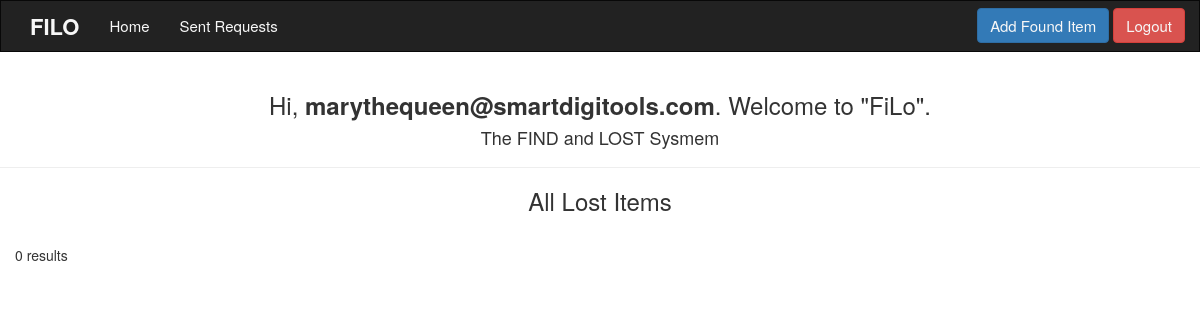
The page /welcome.php (signed in) on the database as committed earlier.
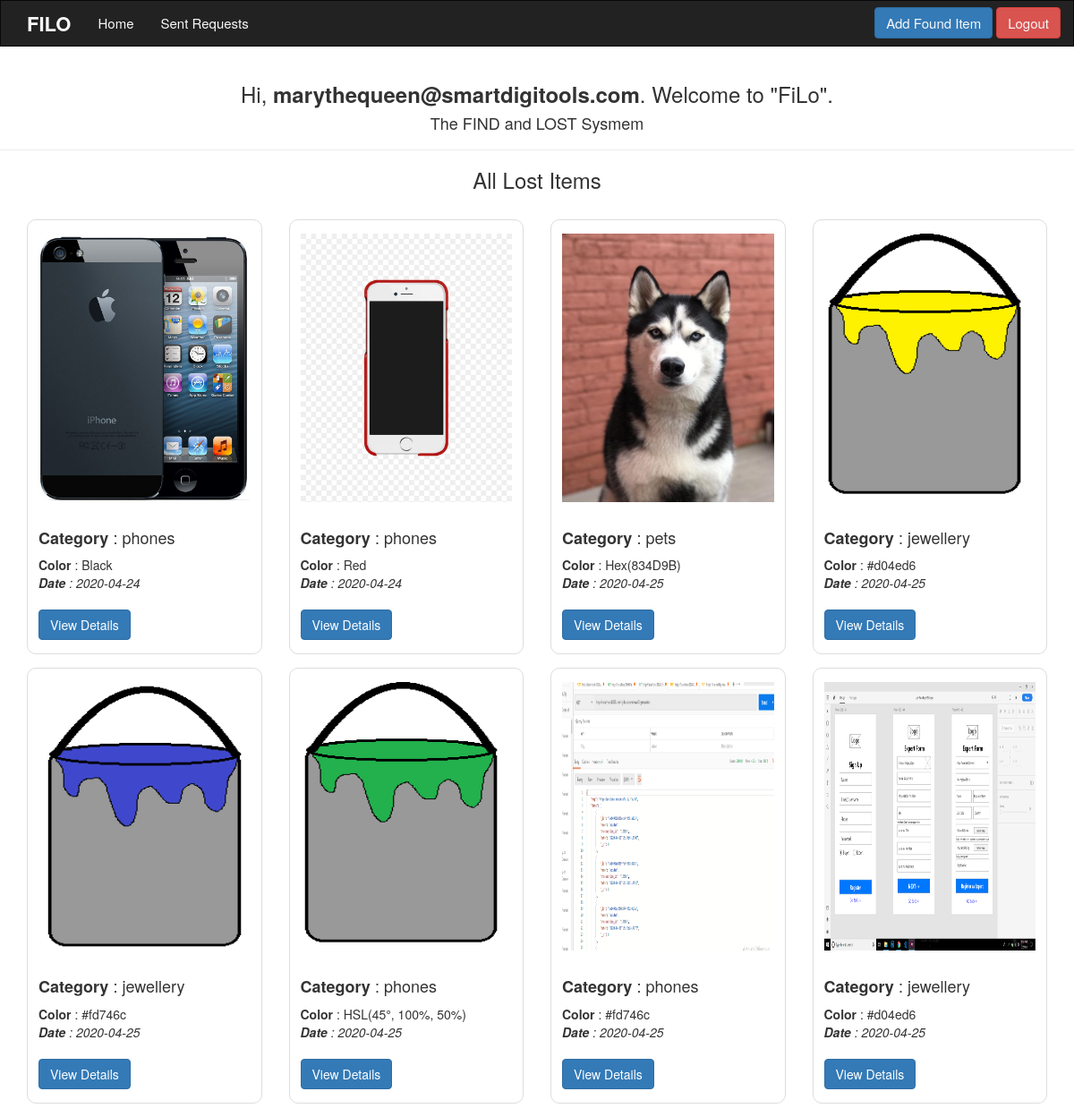
The same page on the database as committed later.
### tables this page shows
CREATE TABLE `items` (
  `item_id` int(11) NOT NULL,
  `color` varchar(255) DEFAULT NULL,
  `photo` longtext DEFAULT NULL,
  `description` text DEFAULT NULL,
  `found_place` varchar(255) DEFAULT NULL,
  `phone_number` varchar(255) NOT NULL,
  `user_id` int(11) NOT NULL,
  `category_id` int(11) NOT NULL,
  `created_at` date NOT NULL DEFAULT current_timestamp(),
  `accepted` tinyint(1) NOT NULL DEFAULT 0
);

CREATE TABLE `category` (
  `category_id` int(11) NOT NULL,
  `name` varchar(50) NOT NULL
);

### welcome.php (the view, shortened to what this page needs)
<?php
require_once "config.php";
?>
<!DOCTYPE html>
<html lang="en">
<head>
    <link rel="stylesheet" href="https://maxcdn.bootstrapcdn.com/bootstrap/3.3.7/css/bootstrap.css">
</head>
<body>
    <?php require "partial/_header.php" ?>
    <div class="page-header">
        <h3>Hi, <b><?php echo htmlspecialchars($_SESSION["username"]); ?></b>. Welcome to "FiLo".</h3>
        <h4>The FIND and LOST Sysmem</h4>
    </div>
    <h3 style="text-align:center;">All Lost Items</h3><br>
    <div class="container">
        <div class="row">
            <?php
            $sql = "SELECT item_id, color, photo, description, created_at, category.name FROM items INNER JOIN category
                        ON items.category_id = category.category_id WHERE items.accepted is true;";
                $result = $conn->query($sql);
                if ($result->num_rows > 0) {
                    while($row = $result->fetch_assoc()) {
            ?>
                    <div class="col-md-3">
                        <div class="card">
                            <img src="uploads/<?php echo $row['photo']; ?>" />
                            <div class="detail">
                                <h4><span><b>Category</b></span> : <?php echo $row['name'];?></h4>
                                <span><b>Color</b></span> : <span><?php echo $row['color'];?></span>
                                <br>
                                <i><span><b>Date</b></span> : <?php echo $row['created_at'];?></i>
                                <br><br>
                            </div>
                            <a href="detail_item.php?id=<?php echo $row['item_id']; ?>" class="btn btn-primary" data-toggle="modal" data-target="#myModal">View Details</a>
                        </div>
                    </div>
            <?php
                    }
                } else {
                    echo "0 results";
                }
            ?>
        </div>
    </div>
</body>
</html>

### partial/_header.php (shortened to what this page needs)
<nav class="navbar navbar-inverse">
    <div class="container">
        <div class="navbar-header">
            <a class="navbar-brand" href="index.php"><b>FILO</b></a>
        </div>
        <?php if(isset($_SESSION['loggedin']) && $_SESSION['loggedin'] == true) {?>
            <ul class="nav navbar-nav">
                <li><a href="welcome.php"> Home</a></li>
                <li><a href="my_items.php"> Sent Requests</a></li>
            </ul>
            <ul class="nav navbar-nav navbar-right">
                <a style="margin-top: 7px;" href="add_item.php" class="btn btn-primary">Add Found Item</a>
                <a style="margin-top: 7px;" href="logout.php" class="btn btn-danger">Logout</a>
            </ul>
        <?php } ?>
    </div>
</nav>

### welcome.php (style rules this page uses)
.page-header { text-align: center; }
.card { padding: 15px 12px; border-radius: 10px; border: 1px solid #ddd; }
img { width: 100%; margin-bottom: 20px; height: 300px; }
.col-md-3 { margin-bottom: 15px; }

### partial/_header.php (style rules this page uses)
.navbar { border-radius: 0px; }
.navbar a { font-size: 15px; color: #f7f7f7 !important; }
.navbar .navbar-header a { font-size: 22px; color: #efefef; }

Rows that differ between the two databases and show on the page:
now on this page (row edited): items: photo (picture), category.name "phones", color "Black", created_at "2020-04-24"
now on this page (row edited): items: photo (picture), category.name "phones", color "Red", created_at "2020-04-24"
added items: photo (picture), category.name "pets", color "Hex(834D9B)", created_at "2020-04-25"
added items: photo (picture), category.name "jewellery", color "#d04ed6", created_at "2020-04-25"
added items: photo (picture), category.name "jewellery", color "#fd746c", created_at "2020-04-25"
added items: photo (picture), category.name "phones", color "HSL(45°, 100%, 50%)", created_at "2020-04-25"
added items: photo (picture), category.name "phones", color "#fd746c", created_at "2020-04-25"
added items: photo (picture), category.name "jewellery", color "#d04ed6", created_at "2020-04-25"
Other text that changed with them:
text no longer shown: "0 results"
